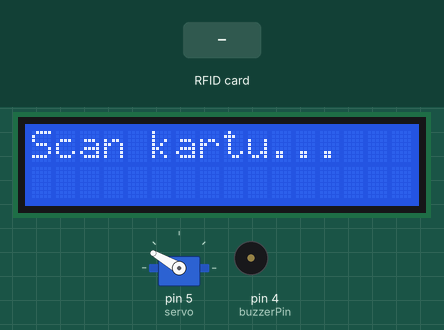
This sketch was run on a simulated Arduino Uno, built with avr-gcc and run on an emulated ATmega328P. Shown: 16×2 character LCD, servo, buzzer (waves = sounding, pin HIGH). The test bench sets the inputs (shaded band). Pins used as bus, display or sensor lines are not drawn; what the sketch prints to the serial monitor is not drawn.

Above: at 1.3 s.
1.4 s: RFID card 49 17 02 34 held to the reader
At 1.55 s:
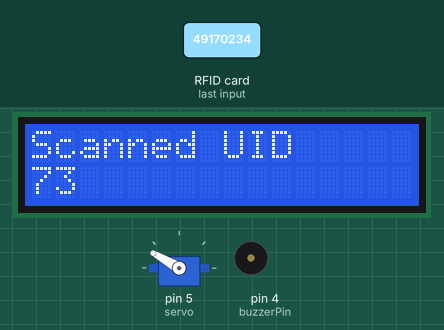
At 3.5 s:
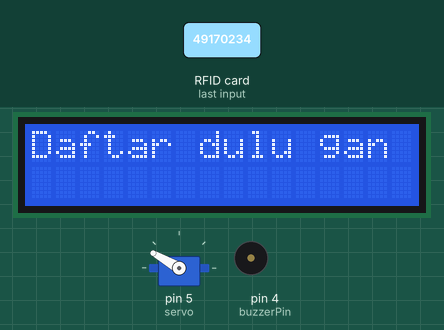
3.6 s: RFID card 41 16 13 41 06 held to the reader
At 6.35 s:
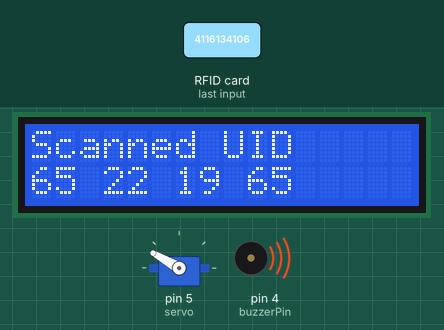
Timing chart, 0 to 8.5 s (numbered marks = the images above; inputs shaded):
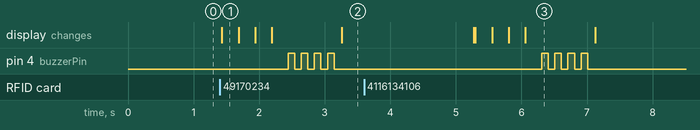

Measured:
- after the input at 1.4 s, pin 4 (buzzerPin): alternates HIGH for 0.10 s and LOW for 0.10 s, 8 changes in all, then stays LOW, starting after 1.0 s; the display: changes at once (image 1)
- after the input at 3.6 s, pin 4 (buzzerPin): alternates HIGH for 0.10 s and LOW for 0.10 s, 8 changes in all, then stays LOW, starting after 2.7 s; the display: first differs from a run without the input after 1.7 s (image 3 shows a later state)

The sketch:

Code_Program_Tubes_Sister.ino
```cpp
 // Libraries
#include <Wire.h>
#include <SPI.h>
#include <MFRC522.h>
#include <Servo.h>
#include <LiquidCrystal_I2C.h>

#define buzzerPin 4
#define servoPin 5
#define trigPin 6
#define echoPin 7
#define RST_PIN 9
#define SS_PIN 10

// Variables
struct member{
  String id;
  String nama;
  int umur;
  bool stat;
};
struct member objectMember[4];

byte readCard[4];
String cardID = "";
int jumlahMember = sizeof(objectMember)/sizeof(objectMember[0]);
int jumlahMemberDiRuangan = 0;

LiquidCrystal_I2C lcd(0x27, 16, 2);
MFRC522 mfrc522(SS_PIN, RST_PIN);
Servo servo;

void setup(){
    objectMember[0].id = "184164139";
    objectMember[0].nama = "John";
    objectMember[0].umur = 21;
    objectMember[0].stat = false;

    objectMember[1].id = "49170234";
    objectMember[1].nama = "Fitri";
    objectMember[1].umur = 22;
    objectMember[1].stat = false;

    objectMember[2].id = "453112114";
    objectMember[2].nama = "Ariq";
    objectMember[2].umur = 21;
    objectMember[2].stat = false;

    objectMember[3].id = "4116134106";
    objectMember[3].nama = "Dita";
    objectMember[3].umur = 21;
    objectMember[3].stat = false;

    Serial.begin(9600);
    lcd.init();
    lcd.backlight();
    printLCD("Scan kartu...", 0);
    SPI.begin();
    mfrc522.PCD_Init();
    delay(4);
    pinMode(trigPin, OUTPUT);
    pinMode(echoPin, INPUT);
    pinMode(buzzerPin, OUTPUT);
    servo.attach(5);
    servo.write(150);
}

void loop(){
    if (!mfrc522.PICC_IsNewCardPresent()) {
      return 0;
    }

    if (!mfrc522.PICC_ReadCardSerial()) {
      return 0;
    }

    lcd.clear();
    printLCD("Scanned UID", 0);
    Serial.println(F("Scanned PICC's UID:"));

    // Print ID kartu ke LCD
    byte cur = 0;
    for (byte i = 0; i < 4; i++) {
      readCard[i] = mfrc522.uid.uidByte[i];
      Serial.print(readCard[i]);
      Serial.print(" ");
      lcd.setCursor(cur, 1);
      lcd.print(readCard[i]);
      lcd.print(" ");
      cardID += (String)readCard[i];
      delay(250);
      cur += 3;
    }

    // Cek status kartu aktif atau tidak
    for(byte i = 0; i < jumlahMember; i++){
       if(cardID == objectMember[i].id){
         if(objectMember[i].stat == true){
           objectMember[i].stat = false;
           jumlahMemberDiRuangan--;

           lcd.clear();
           printLCD("Sampai berjumpa", 0);
           printLCD("lagi " + objectMember[i].nama + " !", 1);
           Serial.println("Sampai berjumpa lagi!");
           delay(1000);
           break;
         } else {
           // Cek isi ruangan sudah melebihi batas atau tidak
           if(jumlahMemberDiRuangan >= jumlahMember / 2){
             buzzerOn();
             lcd.clear();
             printLCD("Ruangan Penuh!", 0);
             Serial.println("Ruangan Penuh!");
             delay(1000);
             break;
           } else {
             objectMember[i].stat = true;
             jumlahMemberDiRuangan++;

             lcd.clear();
             printLCD("Selamat datang", 0);
             printLCD(objectMember[i].nama + " " + objectMember[i].umur, 1);
             delay(1000);

             printLCD("Silahkan Masuk ", 0);
             printLCD("Isi ruangan ", 1);
             lcd.print(jumlahMemberDiRuangan - 1);
             Serial.println("Silahkan Masuk");

             openServo();

             while(true){
               Serial.println("Waiting...");
               if(checkIfCustomerHaveEntered()){
                break;
               }
             }
             break;
           }
         }
       } else {
         if(i == jumlahMember - 1){
           buzzerOn();
           lcd.clear();
           printLCD("Daftar dulu gan", 0);
           Serial.println("Daftar dulu gan");
           delay(2000);
           break;
         }
         continue;
       }
    }

    cardID = "";
    Serial.println("");
    lcd.clear();
    printLCD("Scan kartu...", 0);
}


// Functions
void openServo(){
    for (int degree = 150; degree >= 1; degree--){
     servo.write(degree);
     delay(5);
    }
}

void closeServo(){
    for (int degree = 1; degree < 150; degree++){
     servo.write(degree);
     delay(5);
    }
}

void printLCD(String message, int line){
    lcd.setCursor(0,line);
    lcd.print(message);
}

void buzzerOn(){
  int delayTime = 100;
  digitalWrite(buzzerPin, HIGH);
  delay(delayTime);
  digitalWrite(buzzerPin, LOW);
  delay(delayTime);
  digitalWrite(buzzerPin, HIGH);
  delay(delayTime);
  digitalWrite(buzzerPin, LOW);
  delay(delayTime);
  digitalWrite(buzzerPin, HIGH);
  delay(delayTime);
  digitalWrite(buzzerPin, LOW);
  delay(delayTime);
  digitalWrite(buzzerPin, HIGH);
  delay(delayTime);
  digitalWrite(buzzerPin, LOW);
  delay(delayTime);
}

bool checkIfCustomerHaveEntered(){
    float duration, distance;
    digitalWrite(trigPin,LOW);
    delayMicroseconds(2);
    digitalWrite(trigPin, HIGH);
    delayMicroseconds(10);
    digitalWrite(trigPin, LOW);
    duration = pulseIn(echoPin, HIGH);
    distance = duration * 0.034 / 2;

    if (distance < 5){
      Serial.println(distance);
      closeServo();
      Serial.println("Sudah masuk");
      return true;
    }

    return false;
}
```
